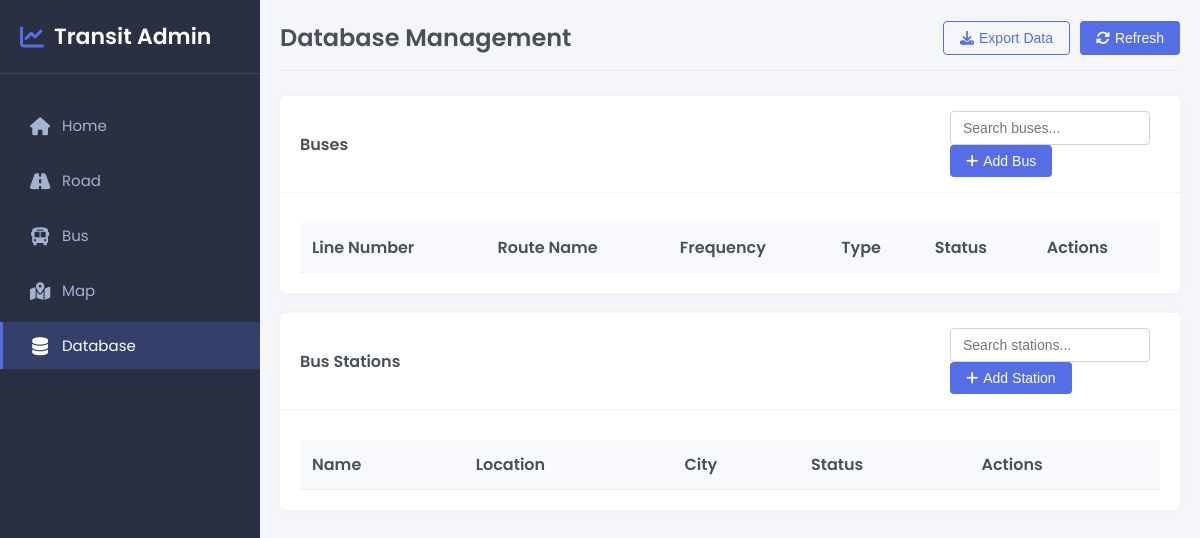
The app's page /admin/database.php, older data.
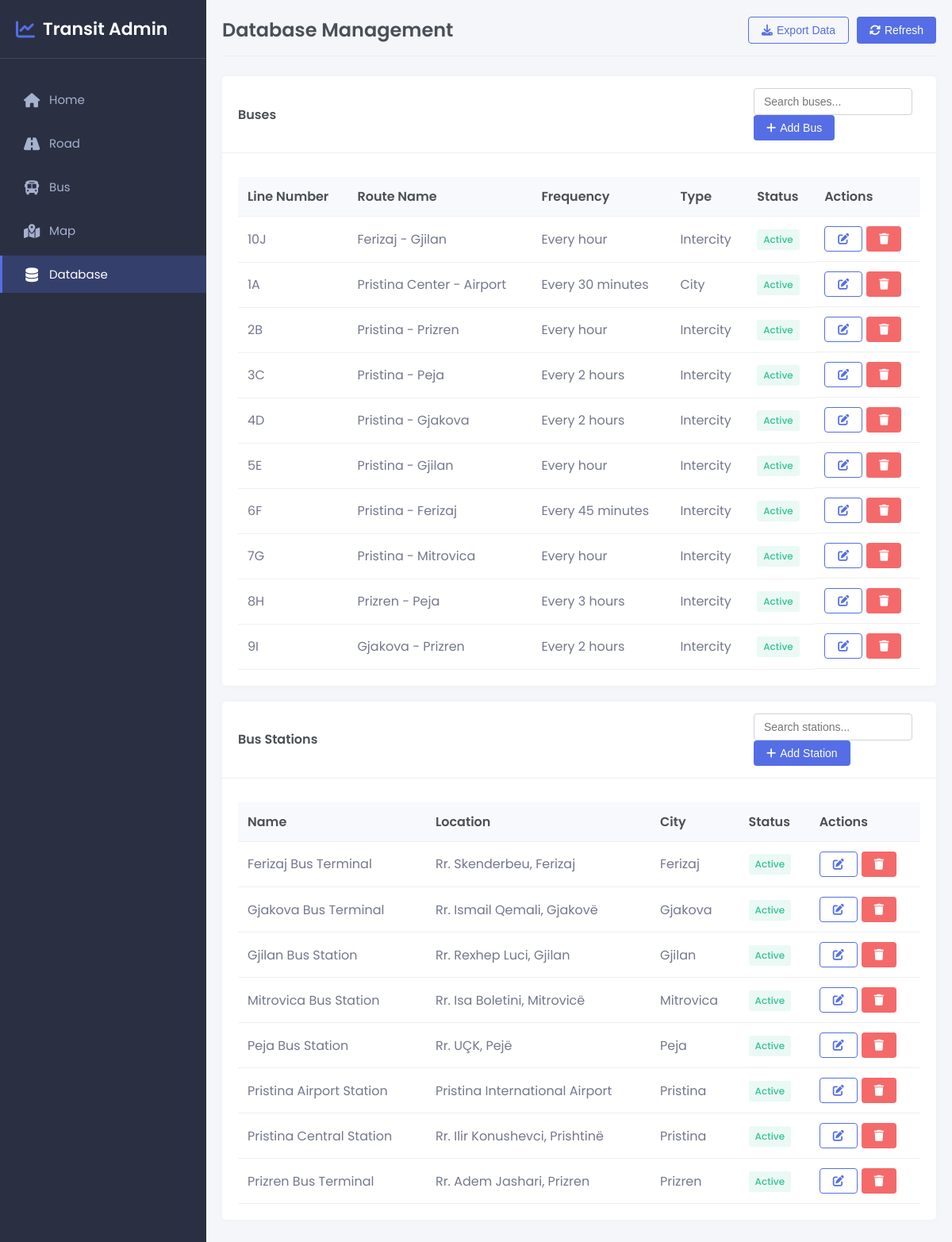
The same page, newer data.
### tables this page shows
CREATE TABLE `buses` (
  `id` int(11) NOT NULL,
  `line_number` varchar(10) NOT NULL,
  `route_name` varchar(100) NOT NULL,
  `frequency` varchar(50) DEFAULT NULL,
  `type` enum('city','intercity') NOT NULL,
  `status` enum('active','inactive','maintenance') DEFAULT 'active',
  `last_updated` timestamp NOT NULL DEFAULT current_timestamp() ON UPDATE current_timestamp()
);

CREATE TABLE `bus_stations` (
  `id` int(11) NOT NULL,
  `name` varchar(100) NOT NULL,
  `location` varchar(255) DEFAULT NULL,
  `city` varchar(100) DEFAULT NULL,
  `status` enum('active','inactive','maintenance') DEFAULT 'active',
  `last_updated` timestamp NOT NULL DEFAULT current_timestamp() ON UPDATE current_timestamp()
);

### admin/database.php (the view, shortened to what this page needs)
<?php
require_once '../config.php';
$buses = $pdo->query("SELECT * FROM buses ORDER BY line_number")->fetchAll(PDO::FETCH_ASSOC);
$stations = $pdo->query("SELECT * FROM bus_stations ORDER BY city, name")->fetchAll(PDO::FETCH_ASSOC);
?>
<!DOCTYPE html>
<html lang="en">
<head>
    <link rel="stylesheet" href="https://cdnjs.cloudflare.com/ajax/libs/font-awesome/6.4.0/css/all.min.css">
</head>
<body>
    <div class="sidebar">
        <div class="sidebar-header">
            <h2><i class="fas fa-chart-line"></i> Transit Admin</h2>
        </div>
        <div class="sidebar-menu">
            <ul>
                <li><a href="index.html"><i class="fas fa-home"></i> Home</a></li>
                <li><a href="road.html"><i class="fas fa-road"></i> Road</a></li>
                <li><a href="bus.html"><i class="fas fa-bus"></i> Bus</a></li>
                <li><a href="map.html"><i class="fas fa-map-marked-alt"></i> Map</a></li>
                <li><a href="database.php" class="active"><i class="fas fa-database"></i> Database</a></li>
            </ul>
        </div>
    </div>
    <div class="main-content">
        <div class="header">
            <h1>Database Management</h1>
            <div class="header-actions">
                <button class="btn btn-outline" onclick="exportData()"><i class="fas fa-download"></i> Export Data</button>
                <button class="btn" onclick="refreshData()"><i class="fas fa-sync-alt"></i> Refresh</button>
            </div>
        </div>
        <div class="data-section">
            <div class="section-header">
                <h3>Buses</h3>
                <div>
                    <input type="text" class="search-box" id="busSearch" placeholder="Search buses..." onkeyup="searchTable('busSearch', 'busesTable')">
                    <button class="btn" onclick="openModal('bus')"><i class="fas fa-plus"></i> Add Bus</button>
                </div>
            </div>
            <div class="section-content">
                <div class="table-container">
                    <table id="busesTable">
                        <thead>
                            <tr>
                                <th>Line Number</th>
                                <th>Route Name</th>
                                <th>Frequency</th>
                                <th>Type</th>
                                <th>Status</th>
                                <th>Actions</th>
                            </tr>
                        </thead>
                        <tbody>
                            <?php foreach ($buses as $bus): ?>
                            <tr data-bus-id="<?php echo $bus['id']; ?>">
                                <td><?php echo htmlspecialchars($bus['line_number']); ?></td>
                                <td><?php echo htmlspecialchars($bus['route_name']); ?></td>
                                <td><?php echo htmlspecialchars($bus['frequency']); ?></td>
                                <td><?php echo ucfirst(htmlspecialchars($bus['type'])); ?></td>
                                <td>
                                    <span class="status-badge status-<?php echo htmlspecialchars($bus['status']); ?>">
                                        <?php echo ucfirst(htmlspecialchars($bus['status'])); ?>
                                    </span>
                                </td>
                                <td class="action-buttons">
                                    <button class="btn btn-outline" onclick="editBus(<?php echo $bus['id']; ?>)"><i class="fas fa-edit"></i></button>
                                    <button class="btn btn-danger" onclick="deleteBus(<?php echo $bus['id']; ?>)"><i class="fas fa-trash"></i></button>
                                </td>
                            </tr>
                            <?php endforeach; ?>
                        </tbody>
                    </table>
                </div>
            </div>
        </div>
        <div class="data-section">
            <div class="section-header">
                <h3>Bus Stations</h3>
                <div>
                    <input type="text" class="search-box" id="stationSearch" placeholder="Search stations..." onkeyup="searchTable('stationSearch', 'stationsTable')">
                    <button class="btn" onclick="openModal('station')"><i class="fas fa-plus"></i> Add Station</button>
                </div>
            </div>
            <div class="section-content">
                <div class="table-container">
                    <table id="stationsTable">
                        <thead>
                            <tr>
                                <th>Name</th>
                                <th>Location</th>
                                <th>City</th>
                                <th>Status</th>
                                <th>Actions</th>
                            </tr>
                        </thead>
                        <tbody>
                            <?php foreach ($stations as $station): ?>
                            <tr data-station-id="<?php echo $station['id']; ?>">
                                <td><?php echo htmlspecialchars($station['name']); ?></td>
                                <td><?php echo htmlspecialchars($station['location']); ?></td>
                                <td><?php echo htmlspecialchars($station['city']); ?></td>
                                <td>
                                    <span class="status-badge status-<?php echo htmlspecialchars($station['status']); ?>">
                                        <?php echo ucfirst(htmlspecialchars($station['status'])); ?>
                                    </span>
                                </td>
                                <td class="action-buttons">
                                    <button class="btn btn-outline" onclick="editStation(<?php echo $station['id']; ?>)"><i class="fas fa-edit"></i></button>
                                    <button class="btn btn-danger" onclick="deleteStation(<?php echo $station['id']; ?>)"><i class="fas fa-trash"></i></button>
                                </td>
                            </tr>
                            <?php endforeach; ?>
                        </tbody>
                    </table>
                </div>
            </div>
        </div>
    </div>
</body>
</html>

### admin/database.php (style rules this page uses)
* { box-sizing: border-box; margin: 0; padding: 0; }
body { font-family: 'Poppins', sans-serif; background-color: #f5f6fa; display: flex; height: 100vh; color: #333; }
.sidebar { width: 260px; background-color: #2a3042; display: flex; flex-direction: column; color: #a6b0cf; position: relative; transition: all 0.3s ease; z-index: 10; }
.sidebar-header { padding: 20px; border-bottom: 1px solid rgba(255, 255, 255, 0.1); }
.sidebar-header h2 { color: #fff; font-size: 22px; font-weight: 600; display: flex; align-items: center; }
.sidebar-header h2 i { color: #556ee6; margin-right: 10px; font-size: 24px; }
.sidebar-menu { padding: 20px 0; flex: 1; }
.sidebar ul { list-style: none; }
.sidebar li { margin: 8px 0; }
.sidebar li a { text-decoration: none; color: #a6b0cf; padding: 12px 25px; display: flex; align-items: center; font-size: 15px; transition: all 0.3s ease; border-left: 3px solid transparent; }
.sidebar li a i { margin-right: 10px; font-size: 18px; width: 24px; text-align: center; }
.sidebar li a.active { color: #fff; background-color: rgba(85, 110, 230, 0.25); border-left: 3px solid #556ee6; }
.main-content { flex: 1; padding: 20px; overflow-y: auto; background-color: #f5f6fa; }
.header { display: flex; justify-content: space-between; align-items: center; margin-bottom: 25px; padding-bottom: 15px; border-bottom: 1px solid #e9ecef; }
.header h1 { font-size: 24px; font-weight: 600; color: #495057; }
.header-actions { display: flex; gap: 10px; }
.data-section { background: white; border-radius: 5px; box-shadow: 0 0 10px rgba(0, 0, 0, 0.03); margin-bottom: 20px; overflow: hidden; }
.section-header { padding: 15px 20px; border-bottom: 1px solid #f0f0f0; display: flex; justify-content: space-between; align-items: center; }
.section-header h3 { font-size: 16px; font-weight: 600; color: #495057; margin: 0; }
.section-content { padding: 20px; }
.btn { background-color: #556ee6; color: white; border: none; padding: 8px 16px; border-radius: 4px; font-size: 14px; cursor: pointer; display: flex; align-items: center; gap: 5px; transition: all 0.3s ease; }
.btn-outline { background-color: transparent; color: #556ee6; border: 1px solid #556ee6; }
.btn-danger { background-color: #f46a6a; }
.table-container { overflow-x: auto; }
table { width: 100%; border-collapse: collapse; margin-top: 10px; }
th, td { padding: 12px; text-align: left; border-bottom: 1px solid #f0f0f0; }
th { font-weight: 600; color: #495057; background-color: #f8f9fc; white-space: nowrap; }
td { color: #74788d; }
.status-badge { display: inline-block; padding: 4px 8px; border-radius: 3px; font-size: 12px; font-weight: 500; }
.status-active { background-color: rgba(52, 195, 143, 0.1); color: #34c38f; }
input, select { width: 100%; padding: 8px 12px; border: 1px solid #ced4da; border-radius: 4px; font-size: 14px; transition: border-color 0.3s ease; }
.action-buttons { display: flex; gap: 5px; }
.search-box { padding: 8px 12px; border: 1px solid #ced4da; border-radius: 4px; font-size: 14px; width: 200px; margin-right: 10px; }

Row changes from the older to the newer data that the page shows:
added buses: line_number "10J", route_name "Ferizaj - Gjilan", frequency "Every hour", type "Intercity", status "Active"
added buses: line_number "1A", route_name "Pristina Center - Airport", frequency "Every 30 minutes", type "City", status "Active"
added buses: line_number "2B", route_name "Pristina - Prizren", frequency "Every hour", type "Intercity", status "Active"
added buses: line_number "3C", route_name "Pristina - Peja", frequency "Every 2 hours", type "Intercity", status "Active"
added buses: line_number "4D", route_name "Pristina - Gjakova", frequency "Every 2 hours", type "Intercity", status "Active"
added buses: line_number "5E", route_name "Pristina - Gjilan", frequency "Every hour", type "Intercity", status "Active"
added buses: line_number "6F", route_name "Pristina - Ferizaj", frequency "Every 45 minutes", type "Intercity", status "Active"
added buses: line_number "7G", route_name "Pristina - Mitrovica", frequency "Every hour", type "Intercity", status "Active"
added buses: line_number "8H", route_name "Prizren - Peja", frequency "Every 3 hours", type "Intercity", status "Active"
added buses: line_number "9I", route_name "Gjakova - Prizren", frequency "Every 2 hours", type "Intercity", status "Active"
added bus_stations: name "Ferizaj Bus Terminal", location "Rr. Skenderbeu, Ferizaj", city "Ferizaj", status "Active"
added bus_stations: name "Gjakova Bus Terminal", location "Rr. Ismail Qemali, Gjakovë", city "Gjakova", status "Active"
added bus_stations: name "Gjilan Bus Station", location "Rr. Rexhep Luci, Gjilan", city "Gjilan", status "Active"
added bus_stations: name "Mitrovica Bus Station", location "Rr. Isa Boletini, Mitrovicë", city "Mitrovica", status "Active"
added bus_stations: name "Peja Bus Station", location "Rr. UÇK, Pejë", city "Peja", status "Active"
added bus_stations: name "Pristina Airport Station", location "Pristina International Airport", city "Pristina", status "Active"
added bus_stations: name "Pristina Central Station", location "Rr. Ilir Konushevci, Prishtinë", city "Pristina", status "Active"
added bus_stations: name "Prizren Bus Terminal", location "Rr. Adem Jashari, Prizren", city "Prizren", status "Active"
